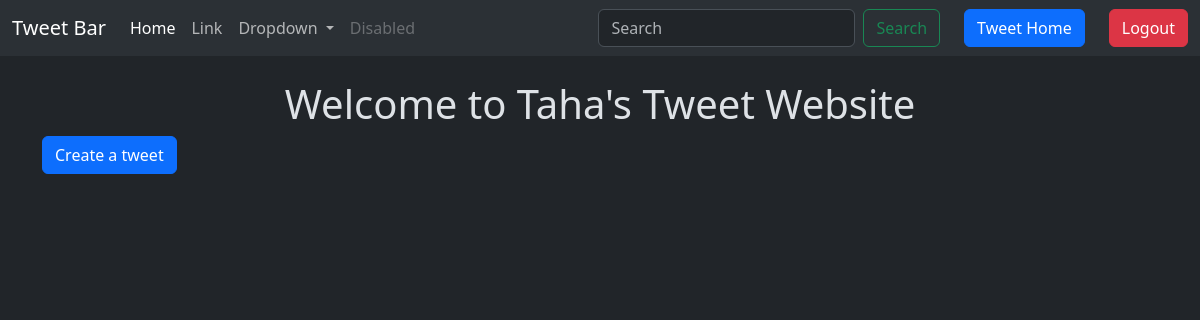
The app's page /tweet/ (signed in), older data.
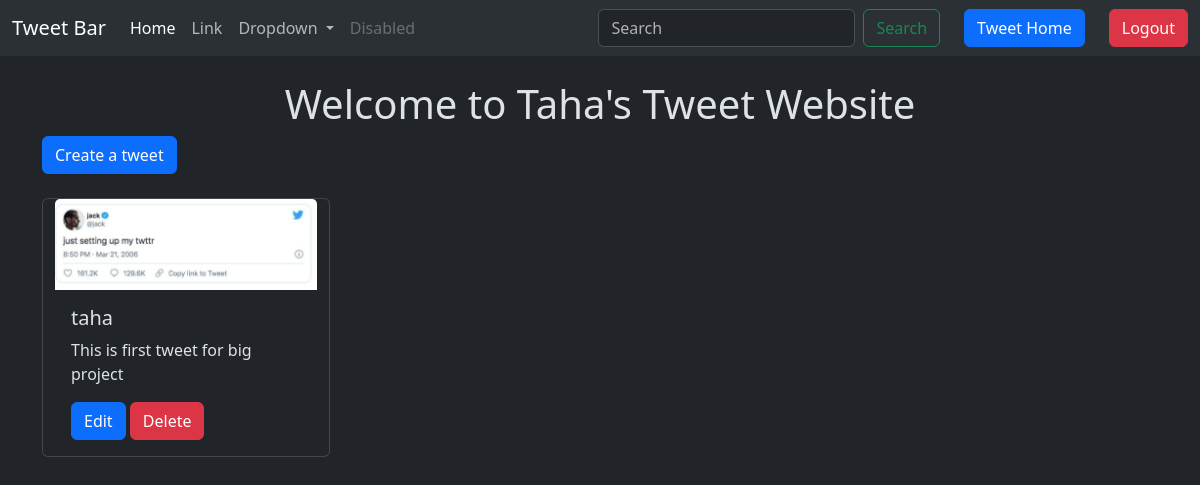
The same page, newer data.
### tweet/models.py (models this page shows, shortened)
class Tweet(models.Model):
    user=models.ForeignKey(User,on_delete=models.CASCADE)
    text= models.TextField(max_length=230)
    photo=models.ImageField(upload_to='media/',blank=True,null=True)
    created_at=models.DateTimeField(auto_now_add=True)
    updated_at=models.DateTimeField(auto_now=True)

### tweet/views.py (the view)
# urls.py: path('',views.tweet_list,name="tweet_list"),
def tweet_list(request):
    tweets=Tweet.objects.all().order_by('-created_at')
    return render(request,'tweet_list.html',{'tweets':tweets})

### tweet/templates/tweet_list.html (shortened to what this page needs)
{% extends "layout.html" %}
{% block content %}
<h1 class="text-center mt-4">Welcome to Taha's Tweet Website</h1>
<a class="btn btn-primary mb-4" href="{% url "tweet_create" %}">Create a tweet</a>
<div class="container row gap-3">
    {% for tweet in tweets %}
        <div class="card" style="width: 18rem;">
            <img src="{{tweet.photo.url}}" class="card-img-top" alt="...">
            <div class="card-body">
            <h5 class="card-title">{{tweet.user.username}}</h5>
            <p class="card-text">{{tweet.text}}</p>
            {% if tweet.user == user %}
            <a href="{% url 'tweet_edit' tweet.id %}" class="btn btn-primary">Edit</a>
            <a href="{% url 'tweet_delete' tweet.id %}" class="btn btn-danger">Delete</a>
            {% endif %}
            </div>
        </div>
    {% endfor %}
</div>
{% endblock %}

Row changes from the older to the newer data that the page shows:
added Tweet: photo (picture), user.username "taha", text "This is first tweet for big project", shows "Edit"
